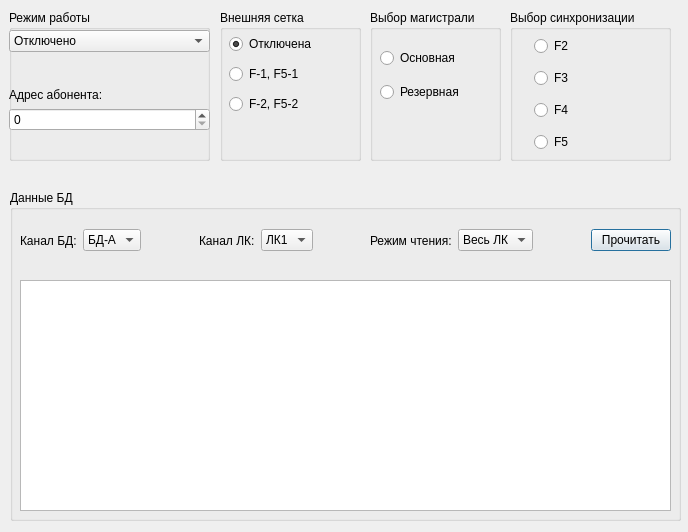
<?xml version="1.0" encoding="UTF-8"?>
<ui version="4.0">
 <class>dManuaMAG</class>
 <widget class="QDialog" name="dManuaMAG">
  <property name="geometry">
   <rect>
    <x>0</x>
    <y>0</y>
    <width>688</width>
    <height>532</height>
   </rect>
  </property>
  <property name="windowTitle">
   <string>Dialog</string>
  </property>
  <widget class="QGroupBox" name="groupBox">
   <property name="geometry">
    <rect>
     <x>9</x>
     <y>10</y>
     <width>201</width>
     <height>151</height>
    </rect>
   </property>
   <property name="title">
    <string>Режим работы</string>
   </property>
   <widget class="QWidget" name="verticalLayoutWidget_4">
    <property name="geometry">
     <rect>
      <x>0</x>
      <y>20</y>
      <width>201</width>
      <height>131</height>
     </rect>
    </property>
    <layout class="QVBoxLayout" name="verticalLayout_4">
     <item>
      <widget class="QComboBox" name="cbRegim">
       <item>
        <property name="text">
         <string>Отключено</string>
        </property>
       </item>
       <item>
        <property name="text">
         <string>Работа</string>
        </property>
       </item>
       <item>
        <property name="text">
         <string>Тест BRAM</string>
        </property>
       </item>
       <item>
        <property name="text">
         <string>Самоконтроль</string>
        </property>
       </item>
      </widget>
     </item>
     <item>
      <spacer name="verticalSpacer_2">
       <property name="orientation">
        <enum>Qt::Vertical</enum>
       </property>
       <property name="sizeHint" stdset="0">
        <size>
         <width>20</width>
         <height>40</height>
        </size>
       </property>
      </spacer>
     </item>
     <item>
      <widget class="QLabel" name="label">
       <property name="text">
        <string>Адрес абонента:</string>
       </property>
      </widget>
     </item>
     <item>
      <widget class="QSpinBox" name="sbAddr"/>
     </item>
     <item>
      <spacer name="verticalSpacer">
       <property name="orientation">
        <enum>Qt::Vertical</enum>
       </property>
       <property name="sizeHint" stdset="0">
        <size>
         <width>20</width>
         <height>40</height>
        </size>
       </property>
      </spacer>
     </item>
    </layout>
   </widget>
  </widget>
  <widget class="QGroupBox" name="groupBox_2">
   <property name="geometry">
    <rect>
     <x>220</x>
     <y>10</y>
     <width>141</width>
     <height>151</height>
    </rect>
   </property>
   <property name="title">
    <string>Внешняя сетка</string>
   </property>
   <widget class="QWidget" name="verticalLayoutWidget">
    <property name="geometry">
     <rect>
      <x>9</x>
      <y>20</y>
      <width>121</width>
      <height>91</height>
     </rect>
    </property>
    <layout class="QVBoxLayout" name="verticalLayout">
     <item>
      <widget class="QRadioButton" name="rbFry_O">
       <property name="text">
        <string>Отключена</string>
       </property>
       <property name="checked">
        <bool>true</bool>
       </property>
      </widget>
     </item>
     <item>
      <widget class="QRadioButton" name="rbFry_1">
       <property name="text">
        <string>F-1, F5-1</string>
       </property>
      </widget>
     </item>
     <item>
      <widget class="QRadioButton" name="rbFry_2">
       <property name="text">
        <string>F-2, F5-2</string>
       </property>
      </widget>
     </item>
    </layout>
   </widget>
  </widget>
  <widget class="QGroupBox" name="groupBox_3">
   <property name="geometry">
    <rect>
     <x>370</x>
     <y>10</y>
     <width>131</width>
     <height>151</height>
    </rect>
   </property>
   <property name="title">
    <string>Выбор магистрали</string>
   </property>
   <widget class="QWidget" name="verticalLayoutWidget_2">
    <property name="geometry">
     <rect>
      <x>10</x>
      <y>30</y>
      <width>111</width>
      <height>71</height>
     </rect>
    </property>
    <layout class="QVBoxLayout" name="verticalLayout_2">
     <item>
      <widget class="QRadioButton" name="rbMAG_osn">
       <property name="text">
        <string>Основная</string>
       </property>
      </widget>
     </item>
     <item>
      <widget class="QRadioButton" name="rbMAG_res">
       <property name="text">
        <string>Резервная</string>
       </property>
      </widget>
     </item>
    </layout>
   </widget>
  </widget>
  <widget class="QGroupBox" name="groupBox_4">
   <property name="geometry">
    <rect>
     <x>510</x>
     <y>10</y>
     <width>161</width>
     <height>151</height>
    </rect>
   </property>
   <property name="title">
    <string>Выбор синхронизации</string>
   </property>
   <widget class="QWidget" name="verticalLayoutWidget_3">
    <property name="geometry">
     <rect>
      <x>9</x>
      <y>20</y>
      <width>151</width>
      <height>131</height>
     </rect>
    </property>
    <layout class="QVBoxLayout" name="verticalLayout_3">
     <property name="sizeConstraint">
      <enum>QLayout::SetDefaultConstraint</enum>
     </property>
     <property name="leftMargin">
      <number>15</number>
     </property>
     <item>
      <widget class="QRadioButton" name="rbF2">
       <property name="text">
        <string>F2</string>
       </property>
      </widget>
     </item>
     <item>
      <widget class="QRadioButton" name="rbF3">
       <property name="text">
        <string>F3</string>
       </property>
      </widget>
     </item>
     <item>
      <widget class="QRadioButton" name="rbF4">
       <property name="text">
        <string>F4</string>
       </property>
      </widget>
     </item>
     <item>
      <widget class="QRadioButton" name="rbF5">
       <property name="text">
        <string>F5</string>
       </property>
      </widget>
     </item>
    </layout>
   </widget>
  </widget>
  <widget class="QGroupBox" name="groupBox_5">
   <property name="geometry">
    <rect>
     <x>10</x>
     <y>190</y>
     <width>671</width>
     <height>331</height>
    </rect>
   </property>
   <property name="title">
    <string>Данные БД</string>
   </property>
   <widget class="QTableView" name="tbBD">
    <property name="geometry">
     <rect>
      <x>10</x>
      <y>90</y>
      <width>651</width>
      <height>231</height>
     </rect>
    </property>
    <property name="editTriggers">
     <set>QAbstractItemView::NoEditTriggers</set>
    </property>
    <property name="selectionMode">
     <enum>QAbstractItemView::SingleSelection</enum>
    </property>
    <attribute name="horizontalHeaderDefaultSectionSize">
     <number>36</number>
    </attribute>
    <attribute name="horizontalHeaderMinimumSectionSize">
     <number>36</number>
    </attribute>
    <attribute name="verticalHeaderDefaultSectionSize">
     <number>25</number>
    </attribute>
   </widget>
   <widget class="QWidget" name="horizontalLayoutWidget">
    <property name="geometry">
     <rect>
      <x>10</x>
      <y>30</y>
      <width>651</width>
      <height>41</height>
     </rect>
    </property>
    <layout class="QHBoxLayout" name="horizontalLayout">
     <item>
      <widget class="QLabel" name="label_3">
       <property name="text">
        <string>Канал БД:</string>
       </property>
      </widget>
     </item>
     <item>
      <widget class="QComboBox" name="cbReadBD">
       <item>
        <property name="text">
         <string>БД-А</string>
        </property>
       </item>
       <item>
        <property name="text">
         <string>БД-Б</string>
        </property>
       </item>
       <item>
        <property name="text">
         <string>БД-В</string>
        </property>
       </item>
       <item>
        <property name="text">
         <string>БД-Г</string>
        </property>
       </item>
       <item>
        <property name="text">
         <string>БД-Д</string>
        </property>
       </item>
      </widget>
     </item>
     <item>
      <spacer name="horizontalSpacer_3">
       <property name="orientation">
        <enum>Qt::Horizontal</enum>
       </property>
       <property name="sizeHint" stdset="0">
        <size>
         <width>40</width>
         <height>20</height>
        </size>
       </property>
      </spacer>
     </item>
     <item>
      <widget class="QLabel" name="label_2">
       <property name="text">
        <string>Канал ЛК:</string>
       </property>
      </widget>
     </item>
     <item>
      <widget class="QComboBox" name="cbReadLK">
       <item>
        <property name="text">
         <string>ЛК1</string>
        </property>
       </item>
       <item>
        <property name="text">
         <string>ЛК2</string>
        </property>
       </item>
       <item>
        <property name="text">
         <string>ЛК3</string>
        </property>
       </item>
       <item>
        <property name="text">
         <string>ЛК4</string>
        </property>
       </item>
      </widget>
     </item>
     <item>
      <spacer name="horizontalSpacer_2">
       <property name="orientation">
        <enum>Qt::Horizontal</enum>
       </property>
       <property name="sizeHint" stdset="0">
        <size>
         <width>40</width>
         <height>20</height>
        </size>
       </property>
      </spacer>
     </item>
     <item>
      <widget class="QLabel" name="label_4">
       <property name="text">
        <string>Режим чтения:</string>
       </property>
      </widget>
     </item>
     <item>
      <widget class="QComboBox" name="cbReadRegim">
       <item>
        <property name="text">
         <string>Весь ЛК</string>
        </property>
       </item>
       <item>
        <property name="text">
         <string>1 СИТ</string>
        </property>
       </item>
       <item>
        <property name="text">
         <string>2 СИТ</string>
        </property>
       </item>
       <item>
        <property name="text">
         <string>3 СИТ</string>
        </property>
       </item>
      </widget>
     </item>
     <item>
      <spacer name="horizontalSpacer">
       <property name="orientation">
        <enum>Qt::Horizontal</enum>
       </property>
       <property name="sizeHint" stdset="0">
        <size>
         <width>40</width>
         <height>20</height>
        </size>
       </property>
      </spacer>
     </item>
     <item>
      <widget class="QPushButton" name="pbRead">
       <property name="text">
        <string>Прочитать</string>
       </property>
      </widget>
     </item>
    </layout>
   </widget>
  </widget>
 </widget>
 <resources/>
 <connections/>
</ui>
